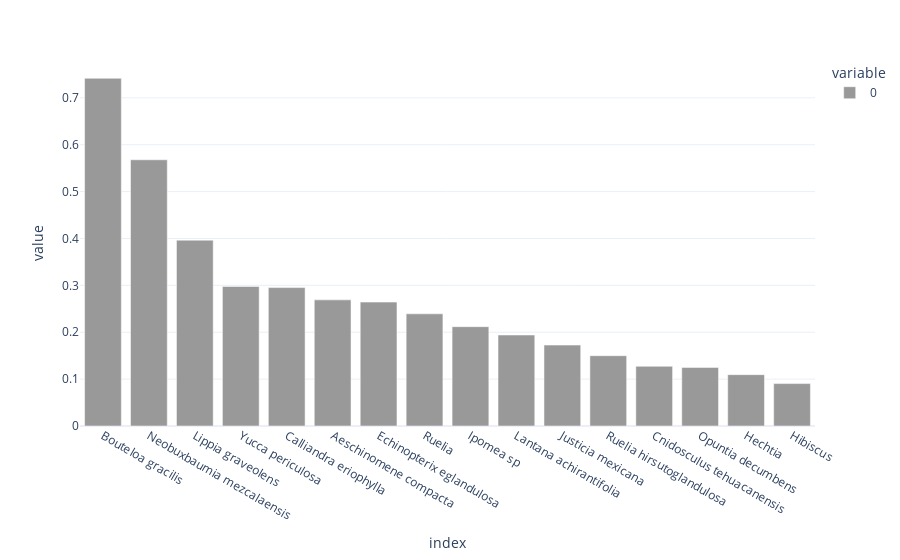

Notebook code cell kept with this figure:
### Code cell
testing_patches.mean().plot.bar()

### Figure 1 — Plotly figure (JSON) as saved in the notebook; plotly's stock layout.template omitted (floating-point values rounded to 4 significant figures)
{"data": [{"alignmentgroup": "True", "hovertemplate": "variable=0<br>index=%{x}<br>value=%{y}<extra></extra>", "legendgroup": "0", "marker": {"color": "#999999", "pattern": {"shape": ""}}, "name": "0", "offsetgroup": "0", "orientation": "v", "showlegend": true, "textposition": "auto", "type": "bar", "x": ["Bouteloa gracilis", "Neobuxbaumia mezcalaensis", "Lippia graveolens", "Yucca periculosa", "Calliandra eriophylla", "Aeschinomene compacta", "Echinopterix eglandulosa", "Ruelia", "Ipomea sp", "Lantana achirantifolia", "Justicia mexicana", "Ruelia hirsutoglandulosa", "Cnidosculus tehuacanensis", "Opuntia decumbens", "Hechtia", "Hibiscus"], "xaxis": "x", "y": [0.7417, 0.5679, 0.3964, 0.2976, 0.2952, 0.269, 0.2643, 0.2393, 0.2119, 0.194, 0.1726, 0.15, 0.1274, 0.125, 0.1095, 0.09048], "yaxis": "y"}], "layout": {"autosize": true, "barmode": "relative", "legend": {"title": {"text": "variable"}, "tracegroupgap": 0}, "margin": {"t": 60}, "xaxis": {"anchor": "y", "autorange": true, "domain": [0, 1], "range": [-0.5, 15.5], "title": {"text": "index"}, "type": "category"}, "yaxis": {"anchor": "x", "autorange": true, "domain": [0, 1], "range": [0, 0.7807], "title": {"text": "value"}, "type": "linear"}}}
